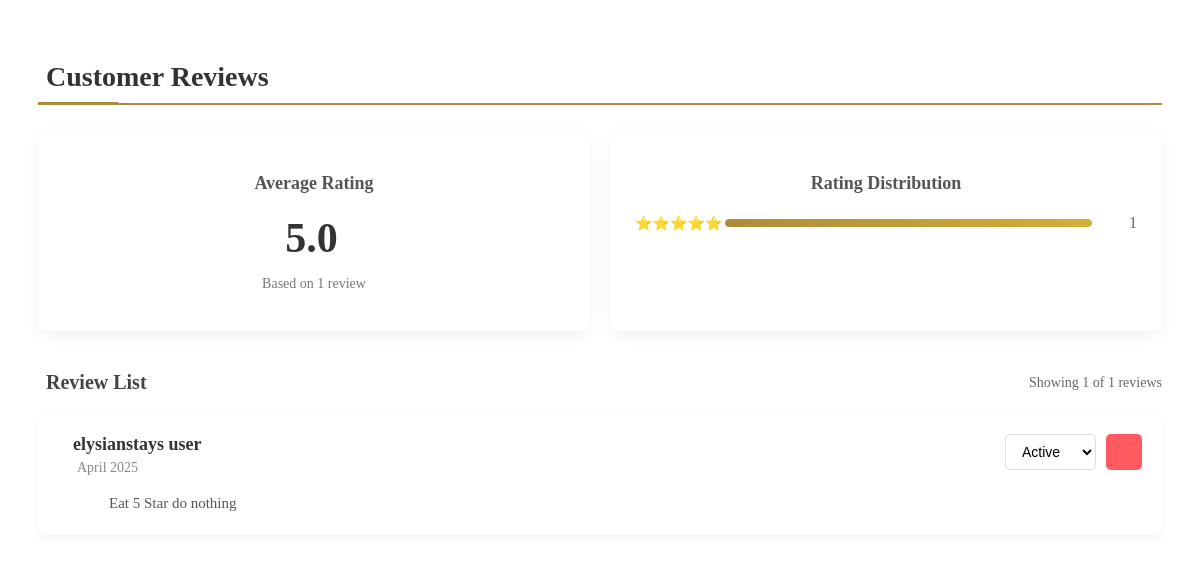
/hotel/sections/reviews.php (signed in), run on the app's committed database.
### tables this page shows
CREATE TABLE `reviews` (
  `id` int NOT NULL,
  `hotel_id` int NOT NULL,
  `author_name` varchar(255) NOT NULL,
  `review_date` varchar(50) NOT NULL,
  `review_text` text NOT NULL,
  `rating` int NOT NULL,
  `status` enum('active','inactive') NOT NULL DEFAULT 'active'
);

### hotel/sections/reviews.php (the view, shortened to what this page needs)
<?php
require_once '../config/database.php';
$stmt = $conn->prepare("SELECT id FROM hotels WHERE user_id = ?");
$stmt->execute([$_SESSION['user_id']]);
$result = $stmt->fetch(PDO::FETCH_ASSOC);
$hotel_id = $result['id'];
$page = isset($_GET['page']) ? (int)$_GET['page'] : 1;
$limit = 10;
$offset = ($page - 1) * $limit;
$stmt = $conn->prepare("SELECT COUNT(*) FROM reviews WHERE hotel_id = ?");
$stmt->execute([$hotel_id]);
$total_reviews = $stmt->fetchColumn();
$sql = "SELECT * FROM reviews WHERE hotel_id = :hotel_id ORDER BY id DESC LIMIT $limit OFFSET $offset";
$stmt = $conn->prepare($sql);
$stmt->execute(['hotel_id' => $hotel_id]);
$reviews = $stmt->fetchAll(PDO::FETCH_ASSOC);
$stmt = $conn->prepare("SELECT AVG(rating) as avg_rating FROM reviews WHERE hotel_id = ?");
$stmt->execute([$hotel_id]);
$avg_rating_data = $stmt->fetch(PDO::FETCH_ASSOC);
$avg_rating = $avg_rating_data['avg_rating'] !== null ? number_format($avg_rating_data['avg_rating'], 1) : '0.0';
$stmt = $conn->prepare("SELECT rating, COUNT(*) as count FROM reviews WHERE hotel_id = ? GROUP BY rating ORDER BY rating DESC");
$stmt->execute([$hotel_id]);
$rating_distribution = $stmt->fetchAll(PDO::FETCH_ASSOC);
?>
<div class="content-section reviews-dashboard">
    <h2><i class="fas fa-star-half-alt me-2"></i>Customer Reviews</h2>
    <div class="stats-container">
        <div class="stat-card">
            <h3>Average Rating</h3>
            <div class="rating-display">
                <?php echo $avg_rating; ?> <i class="fas fa-star"></i>
            </div>
            <p>Based on <?php echo $total_reviews; ?> <?php echo $total_reviews == 1 ? 'review' : 'reviews'; ?></p>
        </div>
        <div class="stat-card">
            <h3>Rating Distribution</h3>
            <?php
            if ($total_reviews > 0) {
                foreach ($rating_distribution as $rating) {
                    $percentage = ($rating['count'] / $total_reviews) * 100;
                    echo '<div class="rating-bar">';
                    echo '<div class="rating-stars">' . str_repeat('⭐', $rating['rating']) . '</div>';
                    echo '<div class="rating-progress">';
                    echo '<div class="rating-progress-bar" style="width: ' . $percentage . '%;"></div>';
                    echo '</div>';
                    echo '<div class="rating-count">' . $rating['count'] . '</div>';
                    echo '</div>';
                }
            } else {
                echo '<div class="no-ratings"><i class="far fa-star"></i><p>No ratings yet</p></div>';
            }
            ?>
        </div>
    </div>
    <div class="reviews-controls">
        <h3><i class="fas fa-list me-2"></i>Review List</h3>
        <div class="reviews-count">Showing <?php echo count($reviews); ?> of <?php echo $total_reviews; ?> reviews</div>
    </div>
    <div class="reviews-list">
        <?php if (empty($reviews)): ?>
            <div class="no-data">
                <i class="far fa-comment-dots"></i>
                <p>No reviews yet. Reviews from your guests will appear here.</p>
            </div>
        <?php else: ?>
            <?php foreach ($reviews as $review): ?>
                <div class="review-card">
                    <div class="review-header">
                        <div class="reviewer-info">
                            <div class="reviewer-details">
                                <h3><?php echo htmlspecialchars($review['author_name']); ?></h3>
                                <p class="review-date"><i class="far fa-calendar-alt me-1"></i><?php echo htmlspecialchars($review['review_date']); ?></p>
                            </div>
                        </div>
                        <div class="review-actions">
                            <select onchange="updateReviewStatus(<?php echo $review['id']; ?>, this.value)" class="status-select">
                                <option value="active" <?php echo $review['status'] === 'active' ? 'selected' : ''; ?>>Active</option>
                            </select>
                            <button class="btn btn-danger" onclick="deleteReview(<?php echo $review['id']; ?>)" title="Delete Review">
                            </button>
                        </div>
                    </div>
                    <div class="review-content">
                        <p class="review-text"><?php echo nl2br(htmlspecialchars($review['review_text'])); ?></p>
                    </div>
                </div>
            <?php endforeach; ?>
        <?php endif; ?>
    </div>
</div>

### hotel/sections/reviews.php (style rules this page uses)
.content-section { padding: 30px; }
.reviews-dashboard { max-width: 1200px; margin: 0 auto; }
.content-section h2 { font-size: 28px; margin-bottom: 25px; color: #333; border-bottom: 2px solid #ad8b3a; padding-bottom: 10px; position: relative; }
.content-section h2:after { content: ''; position: absolute; width: 80px; height: 3px; background-color: #ad8b3a; bottom: -2px; left: 0; }
.stats-container { display: grid; grid-template-columns: 1fr 1fr; gap: 20px; margin-bottom: 40px; }
.stat-card { background-color: white; border-radius: 10px; box-shadow: 0 5px 15px rgba(0,0,0,0.05); padding: 25px; transition: transform 0.3s ease, box-shadow 0.3s ease; }
.stat-card h3 { color: #555; font-size: 18px; margin-bottom: 20px; text-align: center; }
.rating-display { font-size: 42px; color: #333; text-align: center; margin-bottom: 10px; font-weight: bold; }
.stat-card p { text-align: center; color: #777; font-size: 14px; }
.rating-bar { display: flex; align-items: center; margin-bottom: 12px; }
.rating-stars { width: 75px; font-size: 14px; }
.rating-progress { flex-grow: 1; height: 8px; background-color: #f0f0f0; border-radius: 10px; overflow: hidden; margin: 0 15px; }
.rating-progress-bar { height: 100%; background: linear-gradient(to right, #ad8b3a, #d4af37); border-radius: 10px; }
.rating-count { width: 30px; text-align: right; color: #666; }
.reviews-controls { display: flex; justify-content: space-between; align-items: center; margin-bottom: 20px; }
.reviews-controls h3 { font-size: 20px; margin: 0; color: #444; }
.reviews-count { color: #666; font-size: 14px; }
.reviews-list { margin-top: 20px; }
.review-card { background-color: white; border-radius: 10px; box-shadow: 0 3px 10px rgba(0,0,0,0.05); padding: 20px; margin-bottom: 20px; transition: transform 0.2s ease; position: relative; }
.review-header { display: flex; justify-content: space-between; align-items: flex-start; margin-bottom: 15px; }
.reviewer-info { display: flex; align-items: flex-start; }
.reviewer-details h3 { margin: 0 0 5px 0; font-size: 18px; color: #333; }
.review-date { font-size: 14px; color: #888; margin: 5px 0 0; }
.review-actions { display: flex; align-items: center; }
.status-select { border: 1px solid #ddd; border-radius: 5px; padding: 8px 12px; margin-right: 10px; background-color: white; font-size: 14px; transition: border-color 0.3s; cursor: pointer; }
.btn-danger { background-color: #ff5a5f; color: white; border: none; border-radius: 5px; width: 36px; height: 36px; display: flex; align-items: center; justify-content: center; cursor: pointer; transition: background-color 0.3s ease; }
.review-content { padding-left: 51px; }
.review-text { color: #555; line-height: 1.6; font-size: 15px; margin-bottom: 0; }

### data on the page
reviews: author_name "elysianstays user", review_date "April 2025", status+id "Active", review_text "Eat 5 Star do nothing"

### other printed values
$avg_rating "5.0"
$total_reviews "1"
str_repeat('⭐', $rating['rating']) "⭐⭐⭐⭐⭐"
$rating['count'] "1"
count($reviews) "1"
